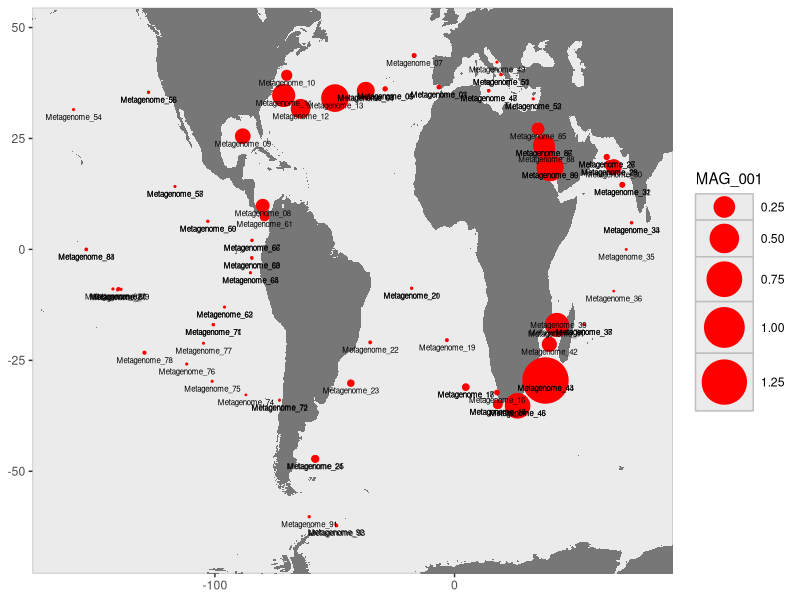
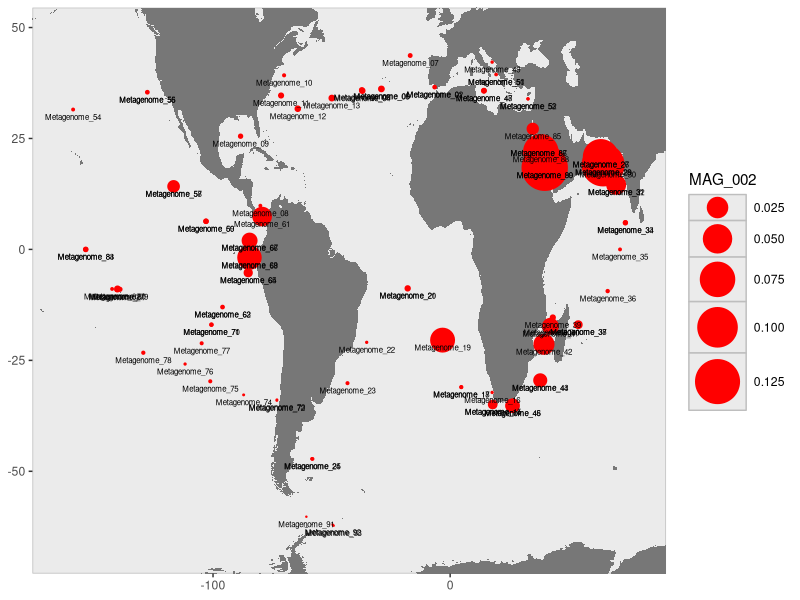
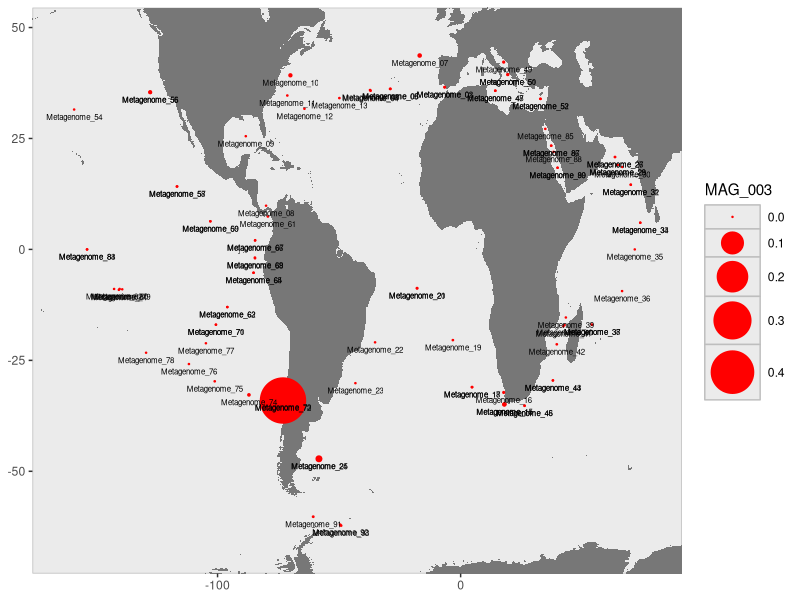
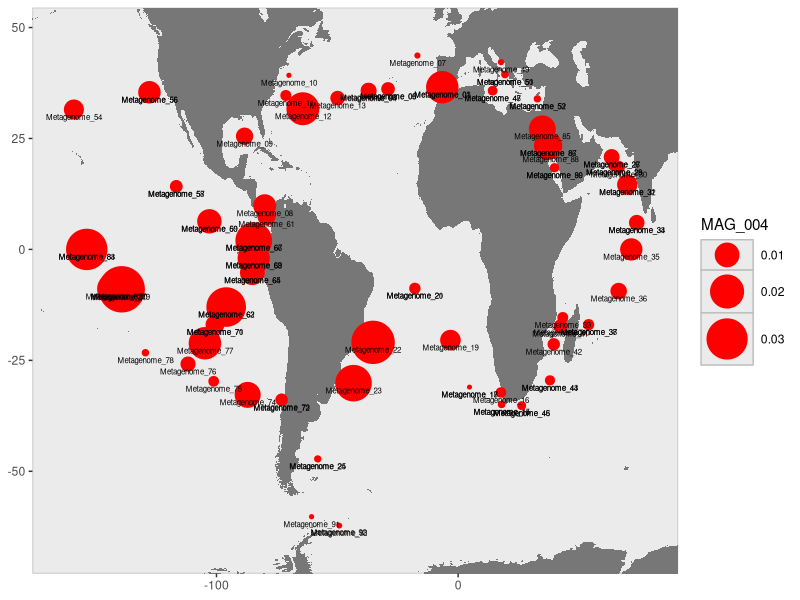
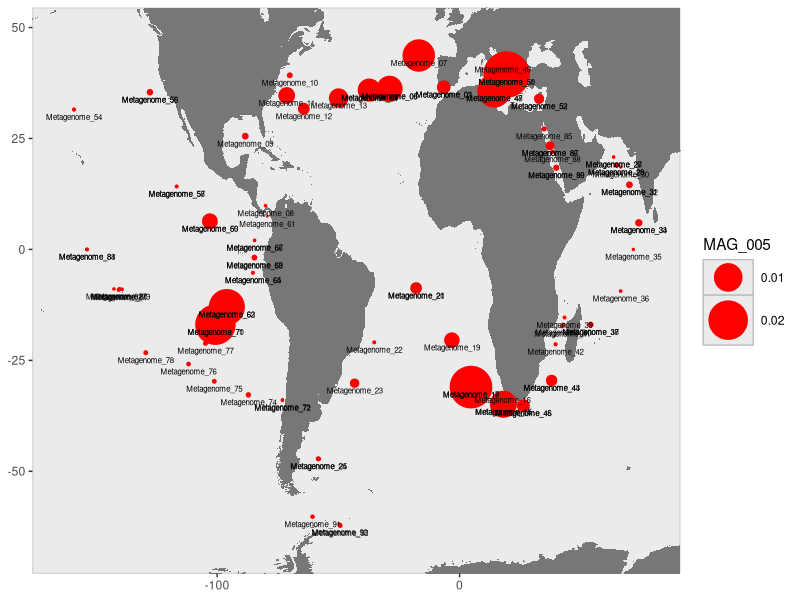

The R source for these figures, in order:
#!/usr/bin/env Rscript

suppressMessages(library(ggplot2))
suppressMessages(library(reshape2))
suppressMessages(library(maps))
suppressMessages(library(plyr))
suppressMessages(library(gridExtra))

#############################################################################
# Feel free to edit the stuff below
#############################################################################

FONT_SIZE <- 2 # set it to 0 to see no labels
FONT_COLOR="BLACK"

POINT_COLOR="RED"

# scaling points
MIN_POINT_SIZE <- 0.2
MAX_POINT_SIZE <- 15

MARGIN_MIN_LAT <- -5
MARGIN_MAX_LAT <- 5
MARGIN_MIN_LON <- -5
MARGIN_MAX_LON <- 5

PDF_WIDTH <- 12
PDF_HEIGHT <- 5.5

#############################################################################

gen_blank_world_map <- function(df) {
  world_map <- map_data("world")

  min_lat <- min(df$Lat) + MARGIN_MIN_LAT
  max_lat <- max(df$Lat) + MARGIN_MAX_LAT
  min_lon <- min(df$Lon) + MARGIN_MIN_LON
  max_lon <- max(df$Lon) + MARGIN_MAX_LON

  p <- ggplot(data=world_map,aes(x=long, y=lat, group=group))
  p <- p + geom_polygon(fill = '#777777')
  p <- p + coord_cartesian(xlim = c(min_lon, max_lon),
                           ylim = c(min_lat, max_lat))

  return(p)
}

add_mag_abundances <- function(plot_object, df, mag, alpha=0.2, labels = TRUE){
  plot_object <- plot_object + geom_jitter(data = df,
                                           position=position_jitter(width=0, height=0),
                                           aes_string(x="Lon", y="Lat",
                                                      group=mag,
                                                      size=mag),
                                           color=POINT_COLOR)

  plot_object <- plot_object + geom_text(data = df,
                                         aes(x=Lon, y=Lat,
                                             group='text',
                                             label=samples),
                                         size=FONT_SIZE,
                                         color=FONT_COLOR,
                                         vjust=1,
                                         nudge_y=-1)

  plot_object <- plot_object + scale_size(range=c(MIN_POINT_SIZE,
                                                  MAX_POINT_SIZE))

  return(plot_object)
}

clean_map <- function(plot_object){
  plot_object <- plot_object +
    xlab(NULL) + ylab(NULL) +
    theme(panel.grid.major = element_blank()) +
    theme(panel.grid.minor = element_blank()) +
    theme(panel.background = element_rect(colour = "gray"))
  return(plot_object)
}

# get the data
df <- read.table(file = 'data.txt',
                 header = TRUE,
                 sep = "\t",
                 quote = "")

# learn about columns that show distribution of MAGs
MAGs <- names(df)[grepl("MAG_", names(df))]

# go through each MAG, and create a single image.
for (MAG in MAGs){
  cat(sprintf("Working on %s ...\n", MAG))

  # get a blank world map
  world_map <- gen_blank_world_map(df)

  # add mag abundances on the canvas
  world_map <- add_mag_abundances(world_map, df, MAG, alpha=1)

  # clean it up
  world_map <- clean_map(world_map)

  # save it
  pdf(paste(MAG, '.pdf', sep=''), width=PDF_WIDTH, height=PDF_HEIGHT)
  print(world_map)
  dev.off()
}

